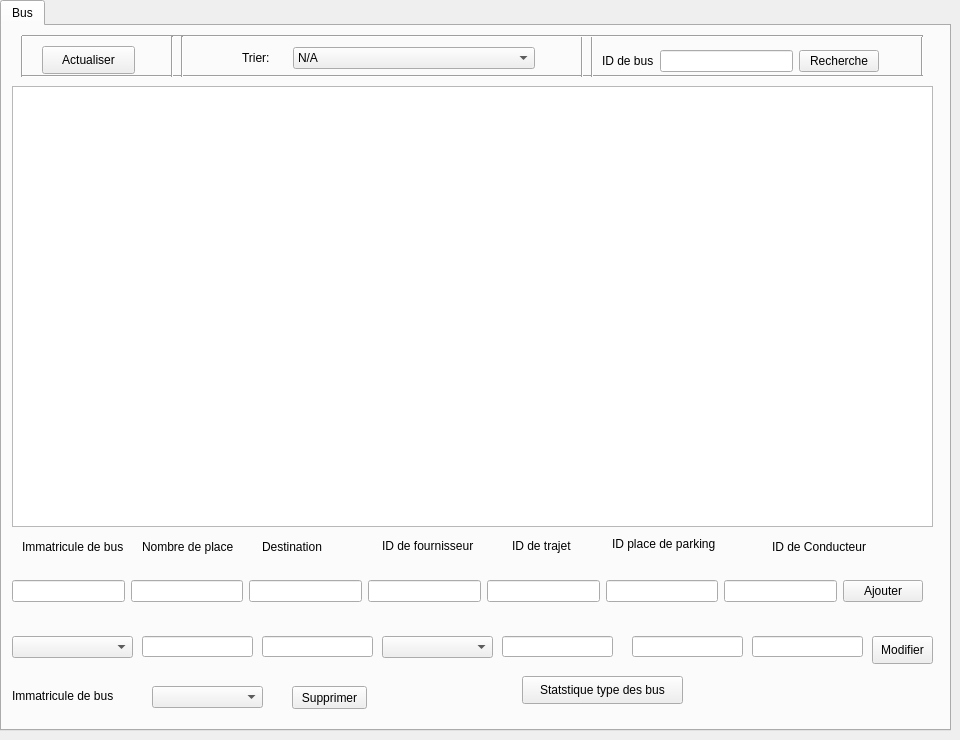
    <widget class="QWidget" name="tab">
     <attribute name="title">
      <string>Gestion des Bus</string>
     </attribute>
     <widget class="QTabWidget" name="tabWidget_2">
      <property name="geometry">
       <rect>
        <x>0</x>
        <y>0</y>
        <width>951</width>
        <height>731</height>
       </rect>
      </property>
      <property name="currentIndex">
       <number>0</number>
      </property>
      <widget class="QWidget" name="tab_3">
       <attribute name="title">
        <string>Bus</string>
       </attribute>
       <widget class="QLabel" name="LabelDestination">
        <property name="geometry">
         <rect>
          <x>260</x>
          <y>500</y>
          <width>81</width>
          <height>41</height>
         </rect>
        </property>
        <property name="styleSheet">
         <string notr="true">font: 75 8pt &quot;Times New Roman&quot;;</string>
        </property>
        <property name="text">
         <string>Destination</string>
        </property>
       </widget>
       <widget class="QLabel" name="LabelImmatricuteBus">
        <property name="geometry">
         <rect>
          <x>20</x>
          <y>500</y>
          <width>101</width>
          <height>41</height>
         </rect>
        </property>
        <property name="styleSheet">
         <string notr="true">font: 75 8pt &quot;Times New Roman&quot;;</string>
        </property>
        <property name="text">
         <string>Immatricule de bus</string>
        </property>
       </widget>
       <widget class="QLabel" name="LabelIDConducteur">
        <property name="geometry">
         <rect>
          <x>770</x>
          <y>500</y>
          <width>101</width>
          <height>41</height>
         </rect>
        </property>
        <property name="styleSheet">
         <string notr="true">font: 75 8pt &quot;Times New Roman&quot;;</string>
        </property>
        <property name="text">
         <string>ID de Conducteur</string>
        </property>
       </widget>
       <widget class="QLabel" name="LabelNbPlace">
        <property name="geometry">
         <rect>
          <x>140</x>
          <y>500</y>
          <width>101</width>
          <height>41</height>
         </rect>
        </property>
        <property name="styleSheet">
         <string notr="true">font: 75 8pt &quot;Times New Roman&quot;;</string>
        </property>
        <property name="text">
         <string>Nombre de place</string>
        </property>
       </widget>
       <widget class="QLabel" name="label">
        <property name="geometry">
         <rect>
          <x>380</x>
          <y>510</y>
          <width>111</width>
          <height>20</height>
         </rect>
        </property>
        <property name="text">
         <string>ID de fournisseur</string>
        </property>
       </widget>
       <widget class="QLabel" name="label_2">
        <property name="geometry">
         <rect>
          <x>510</x>
          <y>510</y>
          <width>101</width>
          <height>20</height>
         </rect>
        </property>
        <property name="text">
         <string>ID de trajet</string>
        </property>
       </widget>
       <widget class="QLabel" name="label_3">
        <property name="geometry">
         <rect>
          <x>610</x>
          <y>510</y>
          <width>131</width>
          <height>16</height>
         </rect>
        </property>
        <property name="text">
         <string>ID place de parking</string>
        </property>
       </widget>
       <widget class="QLineEdit" name="LENbPlaceModif2">
        <property name="geometry">
         <rect>
          <x>140</x>
          <y>610</y>
          <width>111</width>
          <height>21</height>
         </rect>
        </property>
       </widget>
       <widget class="QLineEdit" name="LEDestinationModif2">
        <property name="geometry">
         <rect>
          <x>260</x>
          <y>610</y>
          <width>111</width>
          <height>21</height>
         </rect>
        </property>
       </widget>
       <widget class="QLineEdit" name="LEIDTrajetModif2">
        <property name="geometry">
         <rect>
          <x>500</x>
          <y>610</y>
          <width>111</width>
          <height>21</height>
         </rect>
        </property>
       </widget>
       <widget class="QLineEdit" name="LEIDParkingModif2">
        <property name="geometry">
         <rect>
          <x>630</x>
          <y>610</y>
          <width>111</width>
          <height>21</height>
         </rect>
        </property>
       </widget>
       <widget class="QLineEdit" name="LECINAgentModif2">
        <property name="geometry">
         <rect>
          <x>750</x>
          <y>610</y>
          <width>111</width>
          <height>21</height>
         </rect>
        </property>
       </widget>
       <widget class="QPushButton" name="ConfirmerModifBus2">
        <property name="geometry">
         <rect>
          <x>870</x>
          <y>610</y>
          <width>61</width>
          <height>28</height>
         </rect>
        </property>
        <property name="cursor">
         <cursorShape>PointingHandCursor</cursorShape>
        </property>
        <property name="text">
         <string>Modifier</string>
        </property>
       </widget>
       <widget class="QPushButton" name="pb_supprimer">
        <property name="geometry">
         <rect>
          <x>290</x>
          <y>660</y>
          <width>75</width>
          <height>23</height>
         </rect>
        </property>
        <property name="cursor">
         <cursorShape>PointingHandCursor</cursorShape>
        </property>
        <property name="text">
         <string>Supprimer</string>
        </property>
       </widget>
       <widget class="QLabel" name="label_10">
        <property name="geometry">
         <rect>
          <x>10</x>
          <y>660</y>
          <width>121</width>
          <height>20</height>
         </rect>
        </property>
        <property name="text">
         <string>Immatricule de bus</string>
        </property>
       </widget>
       <widget class="QTableView" name="tabBus">
        <property name="geometry">
         <rect>
          <x>10</x>
          <y>60</y>
          <width>921</width>
          <height>441</height>
         </rect>
        </property>
       </widget>
       <widget class="Line" name="line_18">
        <property name="geometry">
         <rect>
          <x>10</x>
          <y>10</y>
          <width>20</width>
          <height>41</height>
         </rect>
        </property>
        <property name="orientation">
         <enum>Qt::Vertical</enum>
        </property>
       </widget>
       <widget class="Line" name="line_19">
        <property name="geometry">
         <rect>
          <x>910</x>
          <y>10</y>
          <width>20</width>
          <height>41</height>
         </rect>
        </property>
        <property name="orientation">
         <enum>Qt::Vertical</enum>
        </property>
       </widget>
       <widget class="Line" name="line_20">
        <property name="geometry">
         <rect>
          <x>20</x>
          <y>40</y>
          <width>901</width>
          <height>20</height>
         </rect>
        </property>
        <property name="orientation">
         <enum>Qt::Horizontal</enum>
        </property>
       </widget>
       <widget class="Line" name="line_21">
        <property name="geometry">
         <rect>
          <x>570</x>
          <y>10</y>
          <width>20</width>
          <height>41</height>
         </rect>
        </property>
        <property name="orientation">
         <enum>Qt::Vertical</enum>
        </property>
       </widget>
       <widget class="Line" name="line_22">
        <property name="geometry">
         <rect>
          <x>580</x>
          <y>10</y>
          <width>20</width>
          <height>41</height>
         </rect>
        </property>
        <property name="orientation">
         <enum>Qt::Vertical</enum>
        </property>
       </widget>
       <widget class="Line" name="line_23">
        <property name="geometry">
         <rect>
          <x>20</x>
          <y>0</y>
          <width>901</width>
          <height>20</height>
         </rect>
        </property>
        <property name="orientation">
         <enum>Qt::Horizontal</enum>
        </property>
       </widget>
       <widget class="Line" name="line_24">
        <property name="geometry">
         <rect>
          <x>160</x>
          <y>10</y>
          <width>20</width>
          <height>41</height>
         </rect>
        </property>
        <property name="orientation">
         <enum>Qt::Vertical</enum>
        </property>
       </widget>
       <widget class="Line" name="line_25">
        <property name="geometry">
         <rect>
          <x>170</x>
          <y>10</y>
          <width>20</width>
          <height>41</height>
         </rect>
        </property>
        <property name="orientation">
         <enum>Qt::Vertical</enum>
        </property>
       </widget>
       <widget class="QPushButton" name="pbBusAfficher">
        <property name="geometry">
         <rect>
          <x>40</x>
          <y>20</y>
          <width>93</width>
          <height>28</height>
         </rect>
        </property>
        <property name="cursor">
         <cursorShape>PointingHandCursor</cursorShape>
        </property>
        <property name="text">
         <string>Actualiser</string>
        </property>
       </widget>
       <widget class="QPushButton" name="pbStat">
        <property name="geometry">
         <rect>
          <x>520</x>
          <y>650</y>
          <width>161</width>
          <height>28</height>
         </rect>
        </property>
        <property name="cursor">
         <cursorShape>PointingHandCursor</cursorShape>
        </property>
        <property name="text">
         <string>Statstique type des bus</string>
        </property>
       </widget>
       <widget class="QWidget" name="">
        <property name="geometry">
         <rect>
          <x>10</x>
          <y>550</y>
          <width>911</width>
          <height>30</height>
         </rect>
        </property>
        <layout class="QHBoxLayout" name="horizontalLayout_5">
         <item>
          <widget class="QLineEdit" name="LEImmatriculeBus"/>
         </item>
         <item>
          <widget class="QLineEdit" name="LENbPlace"/>
         </item>
         <item>
          <widget class="QLineEdit" name="LEDestination"/>
         </item>
         <item>
          <widget class="QLineEdit" name="LEIDFournisseur"/>
         </item>
         <item>
          <widget class="QLineEdit" name="LEIDTrajet"/>
         </item>
         <item>
          <widget class="QLineEdit" name="LEIDParking"/>
         </item>
         <item>
          <widget class="QLineEdit" name="LECINAgent"/>
         </item>
         <item>
          <widget class="QPushButton" name="ConfirmerAjoutBus">
           <property name="cursor">
            <cursorShape>PointingHandCursor</cursorShape>
           </property>
           <property name="styleSheet">
            <string notr="true">font: 75 8pt &quot;Times New Roman&quot;;</string>
           </property>
           <property name="text">
            <string>Ajouter</string>
           </property>
          </widget>
         </item>
        </layout>
       </widget>
       <widget class="QWidget" name="">
        <property name="geometry">
         <rect>
          <x>600</x>
          <y>20</y>
          <width>277</width>
          <height>30</height>
         </rect>
        </property>
        <layout class="QHBoxLayout" name="horizontalLayout_6">
         <item>
          <widget class="QLabel" name="label_26">
           <property name="text">
            <string>ID de bus</string>
           </property>
          </widget>
         </item>
         <item>
          <widget class="QLineEdit" name="LEIDBusRechercher"/>
         </item>
         <item>
          <widget class="QPushButton" name="pbBusRechercher">
           <property name="cursor">
            <cursorShape>PointingHandCursor</cursorShape>
           </property>
           <property name="text">
            <string>Recherche</string>
           </property>
          </widget>
         </item>
        </layout>
       </widget>
       <widget class="QWidget" name="">
        <property name="geometry">
         <rect>
          <x>240</x>
          <y>20</y>
          <width>293</width>
          <height>24</height>
         </rect>
        </property>
        <layout class="QHBoxLayout" name="horizontalLayout_7">
         <item>
          <widget class="QLabel" name="label_20">
           <property name="text">
            <string>Trier:</string>
           </property>
          </widget>
         </item>
         <item>
          <widget class="QComboBox" name="cbTriBus">
           <property name="cursor">
            <cursorShape>PointingHandCursor</cursorShape>
           </property>
           <item>
            <property name="text">
             <string>N/A</string>
            </property>
           </item>
           <item>
            <property name="text">
             <string>Immatricule par ordre Croissant</string>
            </property>
           </item>
           <item>
            <property name="text">
             <string>Immatricule par ordre Decroissant</string>
            </property>
           </item>
           <item>
            <property name="text">
             <string>Nombre de place en ordre Croissant</string>
            </property>
           </item>
           <item>
            <property name="text">
             <string>Nombre de place en ordre Decroissant</string>
            </property>
           </item>
           <item>
            <property name="text">
             <string>Destination par ordre Croissant</string>
            </property>
           </item>
           <item>
            <property name="text">
             <string>Destination par ordre Decroissant</string>
            </property>
           </item>
          </widget>
         </item>
        </layout>
       </widget>
       <widget class="QComboBox" name="cbModifIDBus">
        <property name="geometry">
         <rect>
          <x>10</x>
          <y>610</y>
          <width>121</width>
          <height>22</height>
         </rect>
        </property>
        <property name="cursor">
         <cursorShape>PointingHandCursor</cursorShape>
        </property>
       </widget>
       <widget class="QComboBox" name="cbModifIDFourniBus">
        <property name="geometry">
         <rect>
          <x>380</x>
          <y>610</y>
          <width>111</width>
          <height>22</height>
         </rect>
        </property>
        <property name="cursor">
         <cursorShape>PointingHandCursor</cursorShape>
        </property>
       </widget>
       <widget class="QComboBox" name="cbSuppIDBus">
        <property name="geometry">
         <rect>
          <x>150</x>
          <y>660</y>
          <width>111</width>
          <height>22</height>
         </rect>
        </property>
        <property name="cursor">
         <cursorShape>PointingHandCursor</cursorShape>
        </property>
       </widget>
      </widget>
     </widget>
    </widget>
